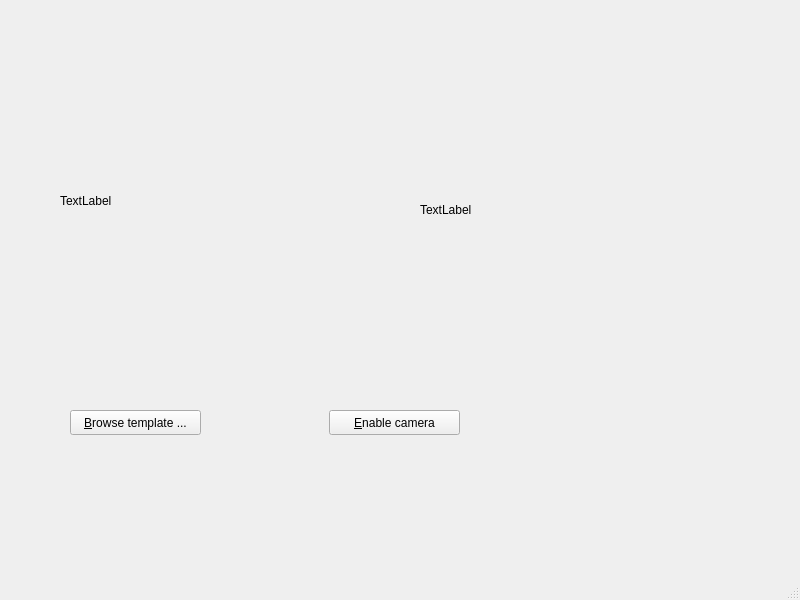
<?xml version="1.0" encoding="UTF-8"?>
<ui version="4.0">
 <class>MainWindow</class>
 <widget class="QMainWindow" name="MainWindow">
  <property name="geometry">
   <rect>
    <x>0</x>
    <y>0</y>
    <width>800</width>
    <height>600</height>
   </rect>
  </property>
  <property name="windowTitle">
   <string>SIFT Demo</string>
  </property>
  <widget class="QWidget" name="centralwidget">
   <widget class="QPushButton" name="browse_button">
    <property name="geometry">
     <rect>
      <x>70</x>
      <y>410</y>
      <width>131</width>
      <height>25</height>
     </rect>
    </property>
    <property name="text">
     <string>&amp;Browse template ...</string>
    </property>
   </widget>
   <widget class="QPushButton" name="toggle_cam_button">
    <property name="geometry">
     <rect>
      <x>329</x>
      <y>410</y>
      <width>131</width>
      <height>25</height>
     </rect>
    </property>
    <property name="text">
     <string>&amp;Enable camera</string>
    </property>
   </widget>
   <widget class="QLabel" name="template_label">
    <property name="geometry">
     <rect>
      <x>60</x>
      <y>70</y>
      <width>351</width>
      <height>261</height>
     </rect>
    </property>
    <property name="text">
     <string>TextLabel</string>
    </property>
   </widget>
   <widget class="QLabel" name="live_image_label">
    <property name="geometry">
     <rect>
      <x>420</x>
      <y>90</y>
      <width>320</width>
      <height>240</height>
     </rect>
    </property>
    <property name="text">
     <string>TextLabel</string>
    </property>
   </widget>
  </widget>
  <widget class="QMenuBar" name="menubar">
   <property name="geometry">
    <rect>
     <x>0</x>
     <y>0</y>
     <width>800</width>
     <height>22</height>
    </rect>
   </property>
  </widget>
  <widget class="QStatusBar" name="statusbar"/>
 </widget>
 <resources/>
 <connections/>
</ui>
